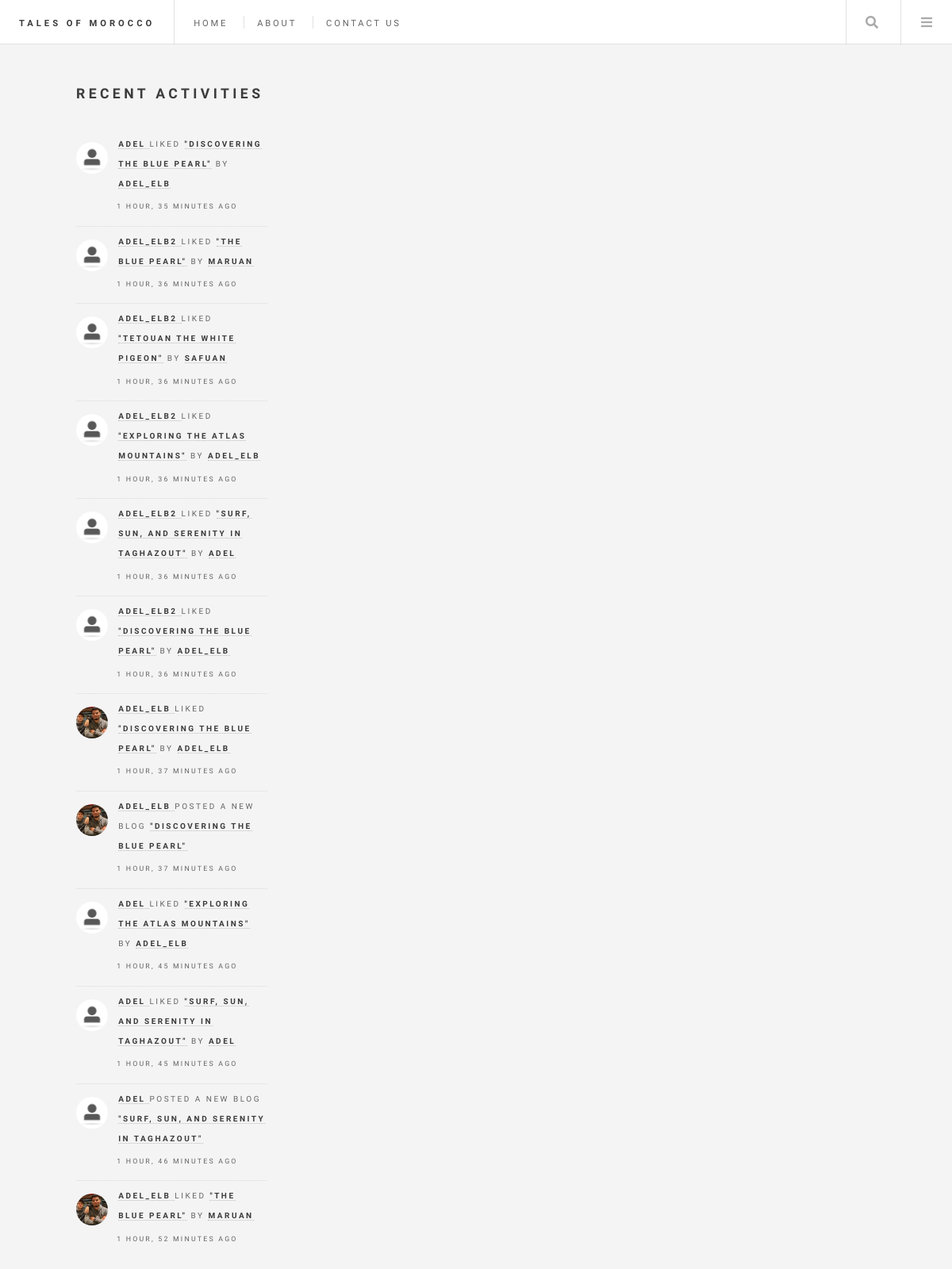
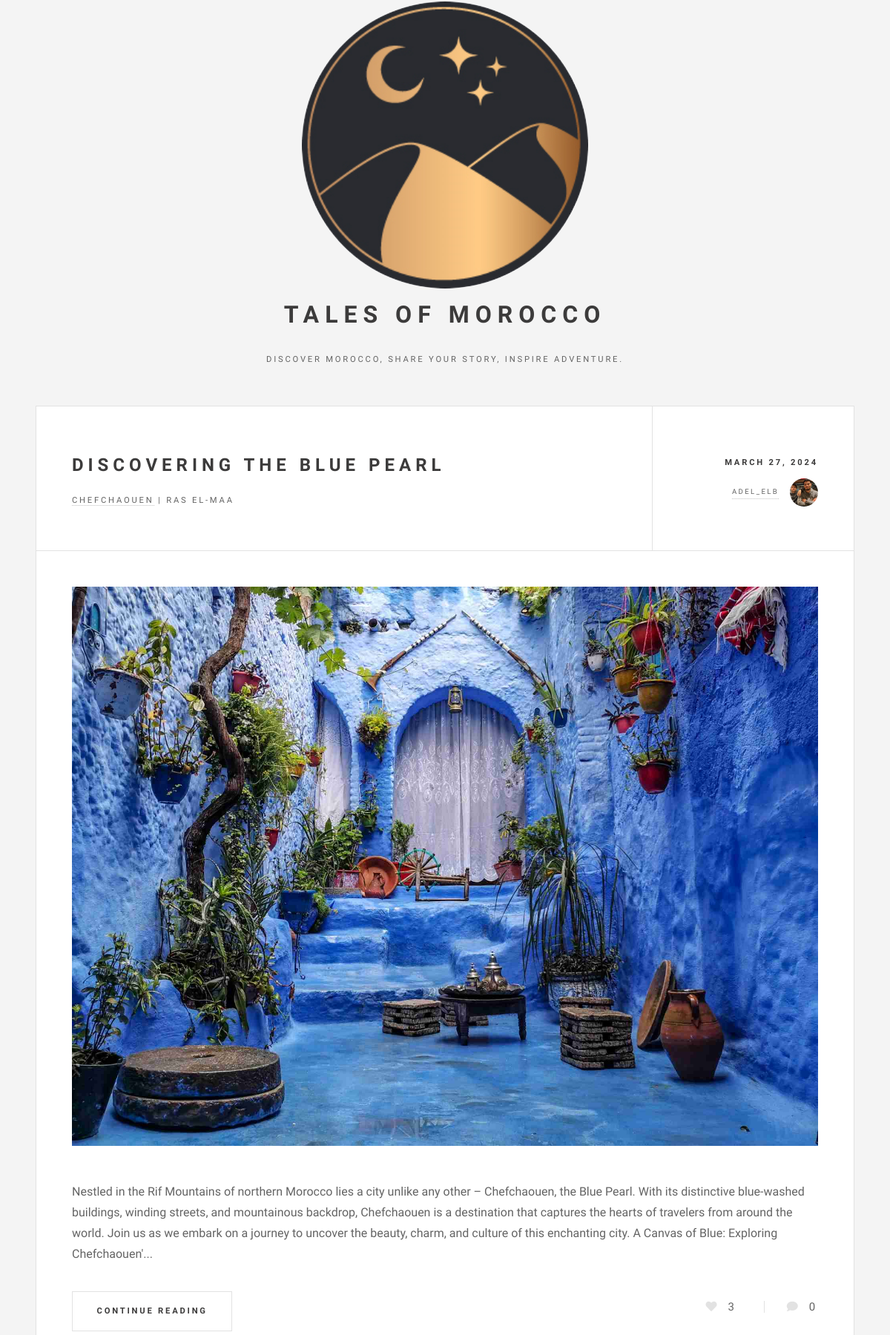
/home/ (upper part), run on the app's committed database (2 pictures, top to bottom).
### base/models.py (models this page shows, shortened)
class Like(models.Model):
    user = models.ForeignKey(User, on_delete=models.CASCADE)
    blogPost = models.ForeignKey(BlogPost, on_delete=models.CASCADE)
    created = models.DateTimeField(auto_now_add=True)
    def class_name(self) -> str:
        return self.__class__.__name__

class User(AbstractUser):
    name = models.CharField(max_length=200, null=True, blank=False)
    email = models.EmailField(unique=True, null=False, blank=False)
    bio = models.TextField(null=True, blank=True)
    avatar = models.ImageField(null=True, default="default.jpg")
    USERNAME_FIELD = 'email'
    REQUIRED_FIELDS = []

class BlogPost(models.Model):
    author = models.ForeignKey(User, on_delete=models.CASCADE, null=True)
    title = models.CharField(max_length=200)
    city = models.ForeignKey(City, on_delete=models.SET_NULL, null=True)
    specific_location = models.CharField(max_length=200, null=True, blank=True)
    description = models.TextField(null=False, blank=False)
    food = models.CharField(max_length=200, blank=True)
    food_rating = models.IntegerField(null=True, blank=True,
                                      validators=[MinValueValidator(1),
                                                  MaxValueValidator(5)])
    accommodation = models.CharField(max_length=200, blank=True)
    accommodation_rating = models.IntegerField(null=True, blank=True,
                                               validators=[MinValueValidator(1),
                                                           MaxValueValidator(5)])
    picture = models.ImageField(null=True, blank=True)
    likes = models.IntegerField(default=0)
    updated = models.DateTimeField(auto_now=True)
    created = models.DateTimeField(auto_now_add=True)
    class Meta:
        ordering = ['-created']
    def class_name(self) -> str:
        return self.__class__.__name__
    def short_description(self) -> str:
        return f'{self.description[:430]}...'

class City(models.Model):
    name = models.CharField(max_length=200)
    def __str__(self) -> str:
        return self.name

### base/views.py (the view)
# urls.py: 2. Add a URL to urlpatterns:  path('', views.home, name='home')
def home(request):
    query = request.GET.get('s_query') if request.GET.get('s_query') else ''
    posts_list = BlogPost.objects.filter(
        Q(city__name__icontains=query) |
        Q(title__icontains=query) |
        Q(specific_location__icontains=query)
    )
    likes = Like.objects.all()
    comments = Comment.objects.all()
    posts = paginatePosts(request, posts_list)
    postSetup(request, posts)
    activities = sortActivities(posts, likes, comments)
    context = {
        'title': 'Home',
        'posts': posts,
        'activities': activities[:12]
    }
    return render(request, 'home.html', context)

### base/views.py (called while the page is built)
def postSetup(request, posts):
    for post in posts:
        post.comments = post.comment_set.all()
    user_likes = None;
    if request.user.is_authenticated:
        user_likes = Like.objects.filter(user=request.user)
    for post in posts:
        post.user_liked = user_likes.filter(blogPost=post).exists() if user_likes else False

def sortActivities(posts, likes, comments):
    activities = sorted(
        chain(posts, comments, likes),
        key=attrgetter('created'),
        reverse=True
    )
    return activities

def paginatePosts(request, posts):
    paginator = Paginator(posts, 3)
    page = request.GET.get('page', 1)
    custom_page = request.GET.get('page-input')
    if custom_page:
        page = custom_page
    posts = paginator.get_page(page)
    return posts

### base/templates/home.html (shortened to what this page needs)
{% extends 'layout.html' %}
{% load static %}
{% block content %}
  <div id="wrapper">
    {% include 'header_menu.html' %}
    {% include 'activity_feed.html'%}
    {% include 'blogs.html' %}
    {% include 'explore_by.html' %}
  </div>
{% endblock %}

### base/templates/activity_feed.html (shortened to what this page needs)
<section id="activity-feed">
  <header>
    <h2>Recent Activities</h2><br>
  </header>
  <section>
    <ul class="posts">
      {% for activity in activities %}
      {% if activity.class_name == 'Like' %}
      <li>
        <article>
          <header>
            <p class="activity-content"><b><a href="{% url 'profile' activity.user.id %}">
              {% if request.user == activity.user %}
              You
              {% else %}
              {{ activity.user.username }}
              {% endif %}
            </b>
            </a> Liked <b><a href="{% url 'blog' activity.blogPost.id %}">"{{ activity.blogPost.title }}"</a></b>
            by <b><a href="{% url 'profile' activity.blogPost.author.id %}">{{ activity.blogPost.author.username }}</b></a>
            </p>
            <time class="published">{{ activity.created | timesince }} ago</time>
          </header>
          <a href="{% url 'profile' activity.user.id %}" class="image circle"><img src="{{ activity.user.avatar.url }}"" alt="" /></a>
        </article>
      </li>
      {% else %}
      <li>
        <article>
          <header>
            <p class="activity-content"><b><a href="{% url 'profile' activity.author.id %}">
              {% if request.user == activity.author %}
              You
              {% else %}
              {{ activity.author.username }}
              {% endif %}
            </a></b> Posted A New Blog <b><a href="{% url 'blog' activity.id %}">"{{ activity.title }}"</a></b>
            </p>
            <time class="published">{{ activity.created | timesince }} ago</time>
          </header>
          <a href="{% url 'profile' activity.author.id %}" class="image circle"><img src="{{ activity.author.avatar.url }}"" alt="" /></a>
        </article>
      </li>
      {% endif %}
      {% endfor %}
    </ul>
  </section>
</section>

### base/templates/blogs.html (shortened to what this page needs)
{% load static %}
{% block content %}
<div id="main">
  {% for post in posts %}
  <article class="post">
    <header>
      <div class="title">
        <h2><a href="{% url 'blog' post.id %}">{{ post.title }}</a></h2>
        <p>
          <a href="{% url 'city-blogs' post.city.id %}">{{ post.city }}</a> | {{post.specific_location }}
        </p>
      </div>
      <div class="meta">
        <time class="published" datetime="2015-11-01">{{ post.created | date }}</time>
        <a href="{% url 'profile' post.author.id %}" class="author">
          <span class="name">{{ post.author.username}}</span>
          <img src="{{ post.author.avatar.url }}" alt=""/></a>
      </div>
    </header>
    {% if post.picture %}
    <a href="{% url 'blog' post.id %}" class="image featured">
      <img src="{{ post.picture.url }}" alt=""/></a>
    {% else %}
    <a href="{% url 'blog' post.id %}" class="image featured">
      <img src="{% static 'images/cuisine.jpg' %}" alt=""/></a>
    {% endif %}
    <p>{{ post.short_description }}</p>
    <footer>
      <ul class="actions">
        <li>
          <a href="{% url 'blog' post.id %}" class="button large">Continue Reading</a>
        </li>
      </ul>
      <ul class="stats">
        <li>
          <i class="icon solid fa-heart {% if post.user_liked %}liked{% endif %}"
          data-post-id="{{ post.id }}"></i><span id="like-{{ post.id }}">{{ post.likes }}</span>
        </li>
        <li>
          <a href="{% url 'blog' post.id %}" class="icon solid fa-comment">{{ post.comments.count }}</a>
        </li>
      </ul>
    </footer>
  </article>
  {% endfor %}
</div>
{% endblock content %}

### static/styles/main_1.css (style rules this page uses)
#activity-feed { margin-left: 3em; min-width: 15.08em; width: 15.08em; }
.activity-content { font-size: 10px; margin-bottom: 15px; padding: 0px 2px; font-family: "Raleway", Helvetica, sans-serif; }
.stats { font-size: 25px; }
i.icon.solid.fa-heart { cursor: pointer; }

### data on the page
Like: user.username "ADEL", blogPost "DISCOVERING THE BLUE PEARL", blogPost.author.username "ADEL_ELB", created "1 HOUR, 35 MINUTES", user.avatar (placeholder picture)
Like: user.username "ADEL_ELB2", blogPost "THE BLUE PEARL", blogPost.author.username "MARUAN", created "1 HOUR, 36 MINUTES", user.avatar (placeholder picture)
Like: user.username "ADEL_ELB2", blogPost "TETOUAN THE WHITE PIGEON", blogPost.author.username "SAFUAN", created "1 HOUR, 36 MINUTES", user.avatar (placeholder picture)
Like: user.username "ADEL_ELB2", blogPost "EXPLORING THE ATLAS MOUNTAINS", blogPost.author.username "ADEL_ELB", created "1 HOUR, 36 MINUTES", user.avatar (placeholder picture)
Like: user.username "ADEL_ELB2", blogPost "SURF, SUN, AND SERENITY IN TAGHAZOUT", blogPost.author.username "ADEL", created "1 HOUR, 36 MINUTES", user.avatar (placeholder picture)
Like: user.username "ADEL_ELB2", blogPost "DISCOVERING THE BLUE PEARL", blogPost.author.username "ADEL_ELB", created "1 HOUR, 36 MINUTES", user.avatar (placeholder picture)
Like: user.username "ADEL_ELB", blogPost "DISCOVERING THE BLUE PEARL", blogPost.author.username "ADEL_ELB", created "1 HOUR, 37 MINUTES", user.avatar (picture)
BlogPost: author.username "ADEL_ELB", title "DISCOVERING THE BLUE PEARL", created "1 HOUR, 37 MINUTES", author.avatar (picture), city "CHEFCHAOUEN", specific_location "RAS EL-MAA", created "MARCH 27, 2024", picture (picture), short_description "Nestled in the Rif Mountains of northern Morocco lies a city unlike any other – Chefchaouen, the Blue Pearl. With its distinctive blue-washed buildings, winding streets, and mountainous backdrop, Chefchaouen is a destination that captures the hearts of travelers from around the world. Join us as we embark on a journey to uncover the beauty, charm, and culture of this enchanting city. A Canvas of Blue: Exploring Chefchaouen'...", likes "3", comments.count "0"
Like: user.username "ADEL", blogPost "EXPLORING THE ATLAS MOUNTAINS", blogPost.author.username "ADEL_ELB", created "1 HOUR, 45 MINUTES", user.avatar (placeholder picture)
Like: user.username "ADEL", blogPost "SURF, SUN, AND SERENITY IN TAGHAZOUT", blogPost.author.username "ADEL", created "1 HOUR, 45 MINUTES", user.avatar (placeholder picture)
BlogPost: author.username "ADEL", title "SURF, SUN, AND SERENITY IN TAGHAZOUT", created "1 HOUR, 46 MINUTES", author.avatar (placeholder picture)
Like: user.username "ADEL_ELB", blogPost "THE BLUE PEARL", blogPost.author.username "MARUAN", created "1 HOUR, 52 MINUTES", user.avatar (picture)
